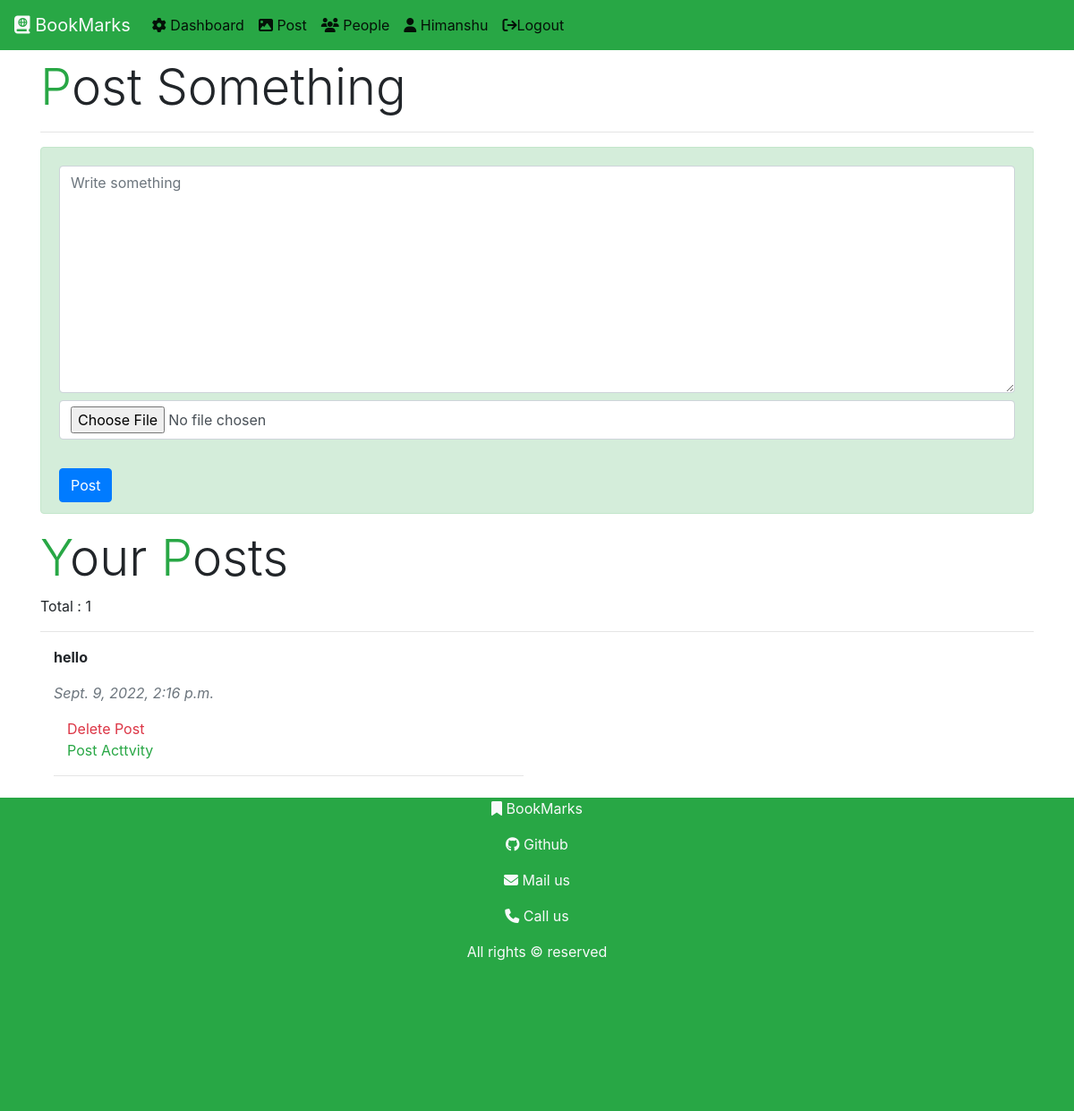
The page /user/post/ (signed in) on the database its author committed.
### users/models.py (models this page shows)
class users(models.Model):
    GENDER_CHOICES	=	(('male',	'Male'),('female',	'Female'),('transgender',	'Transgender'),)
    name = models.CharField(max_length=250)
    email = models.EmailField(max_length=100,unique=True)
    password = models.CharField(max_length=250)
    address = models.TextField()
    account = models.DateTimeField(default=datetime.datetime.now(), blank=True,null=True)
    gender = models.CharField(max_length=20,choices=GENDER_CHOICES,default='male')
    userimg = models.ImageField(upload_to='userimg/' ,null=True)

class posts(models.Model):
    user = models.ForeignKey(users,on_delete=models.CASCADE)
    postdata = models.TextField(blank=True)
    postimg = models.ImageField(upload_to='postimg/',null=True)
    dateofpost = models.DateTimeField(auto_now_add=True,blank=True)

### users/views.py (the view, shortened to what this page needs)
# urls.py: path('post/',views.post.as_view(),name='post'),
class post(View):
    @method_decorator(checkingUserAuthentication)
    def get(self, request):
        if request.isauth:
            mypost = posts.objects.filter(user=users.objects.get(email=request.email))
            return render(request, 'users/post.html',{
                'username' : request.name,
                'post' : mypost,
                'total' : len(mypost)
            })
        else:
            return HttpResponseRedirect('/user/login')

### users/templates/users/post.html (shortened to what this page needs)
{% extends 'core/base.html' %}
{% block content %}
{% include 'core/nav.html' with p=username %}
<div class="container mt-2">
    <h1 class="display-4">
        <span class="text-success">P</span>ost Something
        <hr class="text-success">
    </h1>
    <div class="container mt-2 alert alert-success">
        <form action="" method="post" enctype="multipart/form-data">
            <textarea name="postdata" id="post" cols="30" rows="10" class='mt-2 form-control' placeholder="Write something" required></textarea>
            <input type="file" name="postimg" id="postimg" class="mt-2 form-control">
            <br>
            <input type="submit" value="Post" class="mt-2 btn btn-primary">
        </form>
    </div>
</div>
<div class="container mt-2">
    <h1 class="display-4">
        <span class="text-success">Y</span>our  <span class="text-success">P</span>osts
    </h1>
    {% if post %}
    Total : {{total}}
    {% else %}
    Total : 0
    {% endif %}
    <hr class="text-success">
</div>
<div class="container mt-2">
    {% if post %}
    <div class="container mt-2">
        <div class="row">
       {% for i in post %}
        <div class="col-sm-6 " >
            <p><b>
                {{i.postdata}}
            </b></p>
            <p class="text-secondary">
                <em>
                    {{i.dateofpost}}
                </em>
            </p>
            <div class="container mt-2">
                <a href="{% url 'deletethispost' id=i.id %}" class="text-danger">Delete Post</a>
<br>
                <a href="{% url 'postact' id=i.id  uid=i.user.id %}" class="text-success"> Post Acttvity</a>
            </div>
            <hr class="text-success">
        </div>
       {% endfor %}
    </div>
    </div>
    {% else %}
    <p>
        <b>No post yet..</b>
    </p>
    {% endif %}
</div>
{% include 'core/footer.html' %}
{% endblock content %}

### core/templates/core/nav.html (shortened to what this page needs)
<nav class="navbar navbar-expand-lg navbar-light bg-success" >
    <a class="navbar-brand" href="/"><i class="fa-solid fa-book-atlas text-light"></i> <span class="text-light">BookMarks</span> </a>
    <div class="collapse navbar-collapse" id="navbarNavAltMarkup">
      <div class="navbar-nav">
        <a class="nav-item nav-link active" href="{% url 'profile' %}"> <i class="fas fa-cog"></i> Dashboard</a>
        <a class="nav-item nav-link active" href="{% url 'post' %}"> <i class="fas fa-image"></i> Post</a>
        <a class="nav-item nav-link active" href="{% url 'people' %}"><i class="fas fa-users"></i> People</a>
        {% if username %}
        <a class="nav-item nav-link active " href="/"><i class="fas fa-user"></i> {{username | capfirst}}</a>
        <a class="nav-item nav-link active" href="{% url 'logout' %}"><i class="fa fa-sign-out"></i>Logout</a>
{% else %}
        <a class="nav-item nav-link active " href="/"><i class="fas fa-user"></i> User</a>
        <a class="nav-item nav-link active" href="{% url 'login' %}"><i class="fa fa-sign-in"></i>Login</a>
{% endif %}
      </div>
    </div>
  </nav>

### rows shown on the page
users: name "Himanshu"
posts: postdata "hello", dateofpost "Sept. 9, 2022, 2:16 p.m."

### other values the page prints
{{ total }} "1"
